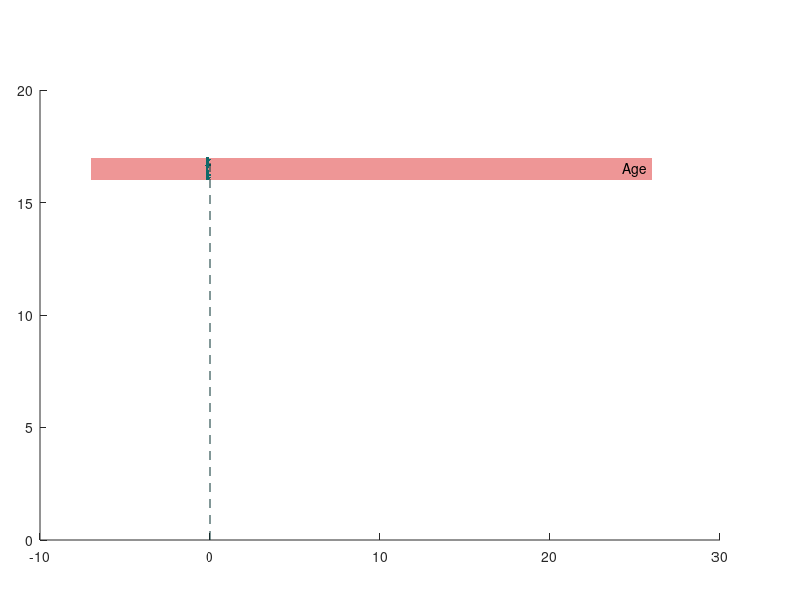

Write the MATLAB code that produced this figure. (Note: this script raises an error after producing the figure.)
% This script takes the results of the R models (LASSO, RF) with ranks for
% both Fugl-Meyer (FM) and Wolf (WO).

%% data prep
load('R_results.mat')

% convert data type so it's more usable

gg = struct2cell(FM_Lin_LASSO_sort);
gg = gg';
FM_LASSO = cell2mat(gg);

gg = struct2cell(FM_Lin_RF_sort);
gg = gg';
FM_RF = cell2mat(gg);

gg = struct2cell(Wolf_Lin_LASSO_sort);
gg = gg';
WO_LASSO = cell2mat(gg);
trash = WO_LASSO(2,:);
WO_LASSO(2,:) = WO_LASSO(11,:);
WO_LASSO(11,:) = trash;

trash = rnam3{2};
rnam3{2} = rnam3{11};
rnam3{11} = trash;

gg = struct2cell(Wolf_Lin_RF_sort);
gg = gg';
WO_RF = cell2mat(gg);

%% colormaps
% Frequency of selection will be conveyed through patches behind the plot,
% with the darker patches correlating with more frequent selection. so
% first we need to create a colormap:

% start values are the base values for colors here
% Red for Fugl-Meyer (matching R plots)
% start 238 59 59
% end 251 208 208
map = zeros(100,3);
map(:,1) = linspace(251/255,238/255,100);
map(:,2) = linspace(208/255,150/255,100);
map(:,3) = linspace(208/255,150/255,100);
mapComp = ones(100,3)-map;
% Green for Wolf (to match R plots)
% start 85 107 47
% end 232 239 220
map2 = zeros(100,3);
map2(:,1) = linspace(232/255,176/255,100);
map2(:,2) = linspace(222/255,200/255,100);
map2(:,3) = linspace(220/255,97/255,100);
map2Comp = ones(100,3)-map2;
%% plotting LASSO Fugl-Meyer

% box limits
Y = prctile(FM_LASSO,[25 50 75],2); % calculate 25% 50% 75% for each feature

xmax = ceil(max(max(FM_LASSO)));
xmin = floor(min(min(FM_LASSO)));
figure(1)
clf
set(gca,'Position',[.05 .1 .85 .75])
hold on
for i = 1:size(FM_LASSO,1)
    nrow = size(FM_LASSO,1);
    % center of box at nrow-i+0.5
    ymid = (nrow-i)+0.5;   
    xx = [xmin xmax xmax xmin];
    yy = [ymid-0.5 ymid-0.5 ymid+0.5 ymid+0.5];
    col = map(countFM(i),:);
    patch(xx,yy,col,'EdgeColor','none');
    for j = 1:100
        if isnan(FM_LASSO(i,j))
            continue
        end
        yy = ymid + (rand-0.5); % add noise to y-value
        plot(FM_LASSO(i,j),yy,'.','Color',mapComp(countFM(i),:),'MarkerSize',5);
    end
    text(xmax-0.3,ymid,rnam1{i},'HorizontalAlignment','right');
    % now plot the box for each value
    line([Y(i,1) Y(i,3)],[ymid-0.25 ymid-0.25],'Color',mapComp(countFM(i),:));
    line([Y(i,1) Y(i,1)],[ymid-0.25 ymid+0.25],'Color',mapComp(countFM(i),:));
    line([Y(i,3) Y(i,3)],[ymid-0.25 ymid+0.25],'Color',mapComp(countFM(i),:));
    line([Y(i,3) Y(i,1)],[ymid+0.25 ymid+0.25],'Color',mapComp(countFM(i),:));
    line([Y(i,2) Y(i,2)],[ymid-0.25 ymid+0.25],'Color',mapComp(countFM(i),:)); % Median
    h1 = plot([0 0],[0 nrow],'Color',[0.016 0.184 0.184],'LineStyle','--');
    h1.Color(4) = 1;
end
colormap(map)
c1 = colorbar('Ticks',[0,.20,.40,.60,.80,1.00],'TickLabels',{'0','20','40',...
    '60','80','100'},'Location','east','Position',[0.92 0.13 0.02 0.7]);
c1.Label.String = 'Selection Frequency';
box off
set(gca,'YColor','none','Color','none')
xlim([xmin xmax])
title('LASSO Features for Predicting Change in UEFM')
xlabel('Coefficient')
axis tight

%% Plotting LASSO Wolf
% box limits
Y = prctile(WO_LASSO,[25 50 75],2); % calculate 25% 50% 75% for each feature

xmax = ceil(max(max(WO_LASSO)));
xmin = floor(min(min(WO_LASSO)));
figure(2)
clf
set(gca,'Position',[.05 .1 .85 .75])
hold on
for i = 1:size(WO_LASSO,1)
    nrow = size(WO_LASSO,1);
    % center of box at nrow-i+0.5
    ymid = (nrow-i)+0.5;   
    xx = [xmin xmax xmax xmin];
    yy = [ymid-0.5 ymid-0.5 ymid+0.5 ymid+0.5];
    col = map2(countWO(i),:);
    patch(xx,yy,col,'EdgeColor','none');
    for j = 1:100
        if isnan(WO_LASSO(i,j))
            continue
        end
        yy = ymid + (rand-0.5); % add noise to y-value
        plot(WO_LASSO(i,j),yy,'.','Color',map2Comp(countWO(i),:),'MarkerSize',5);
    end
    text(xmax-1,ymid,rnam3{i},'HorizontalAlignment','right');
    % now plot the box for each value
    line([Y(i,1) Y(i,3)],[ymid-0.25 ymid-0.25],'Color',map2Comp(countWO(i),:));
    line([Y(i,1) Y(i,1)],[ymid-0.25 ymid+0.25],'Color',map2Comp(countWO(i),:));
    line([Y(i,3) Y(i,3)],[ymid-0.25 ymid+0.25],'Color',map2Comp(countWO(i),:));
    line([Y(i,3) Y(i,1)],[ymid+0.25 ymid+0.25],'Color',map2Comp(countWO(i),:));
    line([Y(i,2) Y(i,2)],[ymid-0.25 ymid+0.25],'Color',map2Comp(countWO(i),:)); % Median
    h1 = plot([0 0],[0 nrow],'Color',[0.016 0.184 0.184],'LineStyle','--');
    h1.Color(4) = 1;
end
colormap(map2)
c1 = colorbar('Ticks',[0,.20,.40,.60,.80,1.00],'TickLabels',{'0','20','40',...
    '60','80','100'},'Location','east','Position',[0.92 0.13 0.02 0.7]);
c1.Label.String = 'Selection Frequency';
box off
set(gca,'YColor','none','Color','none')
xlim([xmin xmax])
title('LASSO Features for Predicting Change in Wolf Motor Function')
xlabel('Coefficient')
axis tight